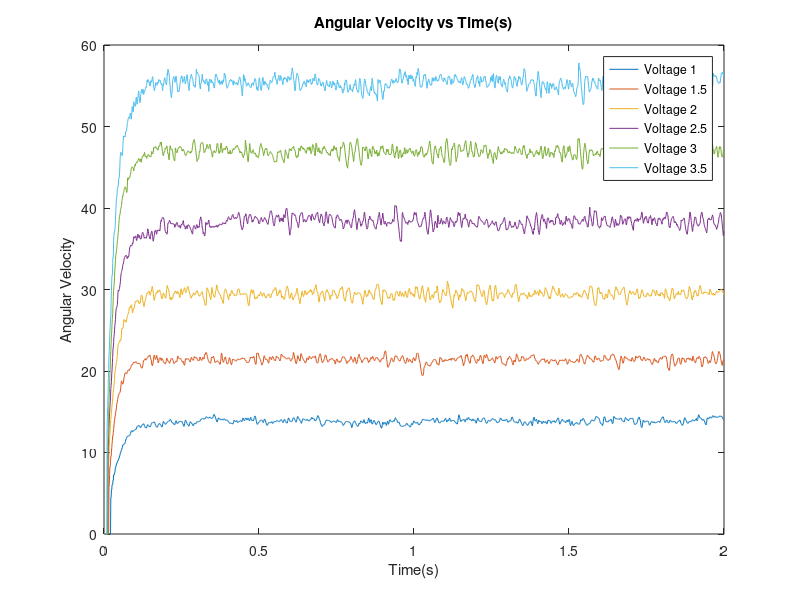

Write the MATLAB code that produced this figure.
figure;
load("data_v1.mat");
plot(omega.time, omega.signals.values,'DisplayName','Voltage 1');
hold on
load("data_v1.5.mat");
plot(omega.time, omega.signals.values,'DisplayName','Voltage 1.5');
hold on
load("data_v2.mat");
plot(omega.time, omega.signals.values,'DisplayName','Voltage 2');
hold on
load("data_v2.5.mat");
plot(omega.time, omega.signals.values,'DisplayName','Voltage 2.5');
hold on
load("data_v3.mat");
plot(omega.time, omega.signals.values,'DisplayName','Voltage 3');
hold on
load("data_v3.5.mat");
plot(omega.time, omega.signals.values,'DisplayName','Voltage 3.5');
hold off
title('Angular Velocity vs Time(s)')
xlabel('Time(s)') 
ylabel('Angular Velocity') 
legend;



